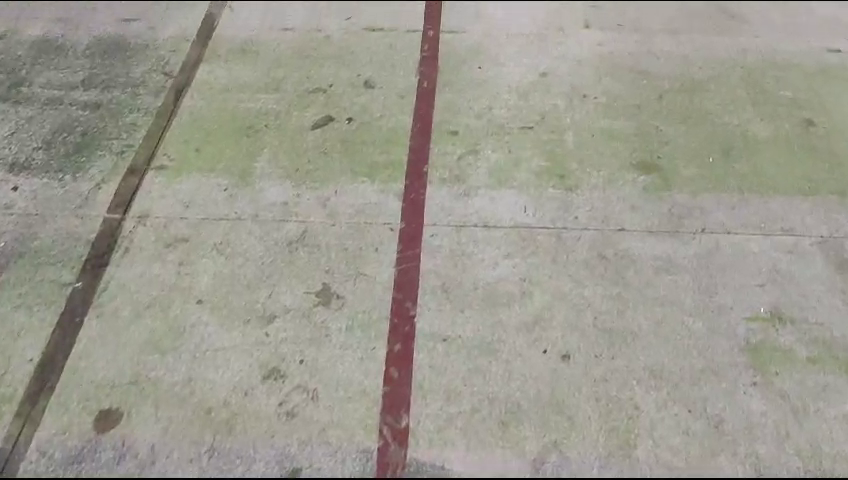
#> input picture frame 23 of LineVid.mp4, 848 x 480 px
$ python ColorPicker_RGB.py
#> lines starting #> are read from the running program, lines starting #| are printed output that depends on the picture; after the words box and inside, x2 and y2 are one past the last pixel; in counts of white or black regions, pixels touching at a corner belong together
import cv2
import numpy as np

frameWidth = 640
frameHeight = 480
cap = cv2.VideoCapture("LineVid.mp4")
cap.set(3, frameWidth)
cap.set(4, frameHeight)

def empty(a):
    pass

# Function to update the color picker values
def update_color_picker():
    r_min = cv2.getTrackbarPos("Red Min", "RGB")
    r_max = cv2.getTrackbarPos("Red Max", "RGB")
    g_min = cv2.getTrackbarPos("Green Min", "RGB")
    g_max = cv2.getTrackbarPos("Green Max", "RGB")
    b_min = cv2.getTrackbarPos("Blue Min", "RGB")
    b_max = cv2.getTrackbarPos("Blue Max", "RGB")
    lower = np.array([b_min, g_min, r_min])
    upper = np.array([b_max, g_max, r_max])
    return lower, upper

# Create the trackbars
cv2.namedWindow("RGB")
cv2.resizeWindow("RGB", 640, 480)
cv2.createTrackbar("Red Min", "RGB", 0, 255, empty)
#> slider 'Red Min' is set to 51
cv2.createTrackbar("Red Max", "RGB", 255, 255, empty)
cv2.createTrackbar("Green Min", "RGB", 0, 255, empty)
#> slider 'Green Min' is set to 51
cv2.createTrackbar("Green Max", "RGB", 255, 255, empty)
cv2.createTrackbar("Blue Min", "RGB", 0, 255, empty)
#> slider 'Blue Min' is set to 51
cv2.createTrackbar("Blue Max", "RGB", 255, 255, empty)

frameCounter = 0

while True:
    frameCounter += 1
    if cap.get(cv2.CAP_PROP_FRAME_COUNT) == frameCounter:
        cap.set(cv2.CAP_PROP_POS_FRAMES, 0)
        frameCounter = 0
    _, img = cap.read()
#> img is the input picture: shape (480, 848, 3); mean B, G, R 143.9, 154.6, 156.8

    lower, upper = update_color_picker()

    mask = cv2.inRange(img, lower, upper)
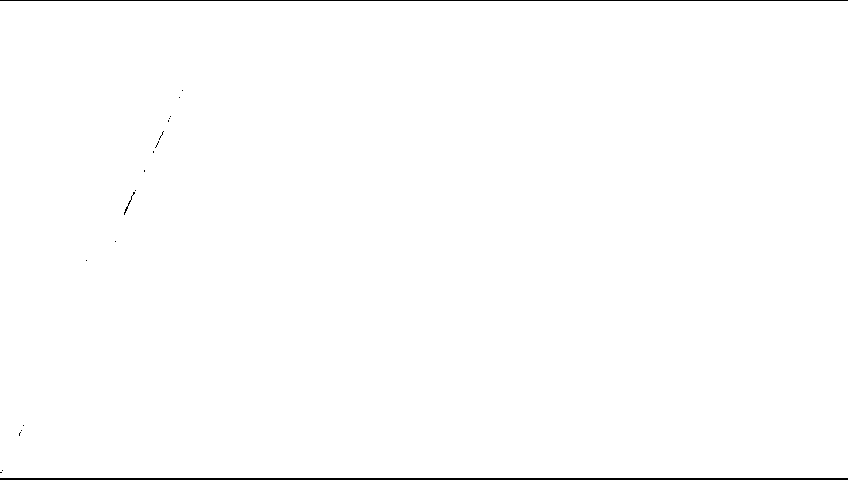
#> mask: shape (480, 848); 99.4% white; 20 black regions (17 under 20 px), largest, box (x1, y1, x2, y2) and area: (0, 478, 848, 480) 1696, (0, 0, 848, 1) 848, (124, 192, 135, 215) 32
    result = cv2.bitwise_and(img, img, mask=mask)

    mask = cv2.cvtColor(mask, cv2.COLOR_GRAY2BGR)
    hStack = np.hstack([img, mask, result])
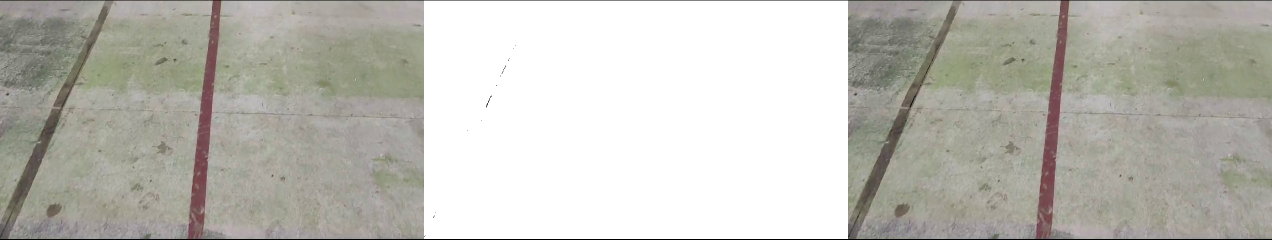
#> hStack: shape (480, 2544, 3) (shown at 1/2 size); mean B, G, R 180.4, 187.5, 189

    # Display RGB values
    cv2.putText(
        hStack,
        f"Lower: {lower}",
        (10, frameHeight - 30),
        cv2.FONT_HERSHEY_SIMPLEX,
        0.5,
        (255, 255, 255),
        1,
        cv2.LINE_AA,
    )
#> hStack: shape (480, 2544, 3); 0.06% of pixels changed, all inside (x1, y1, x2, y2) = (11, 437, 158, 456)
    cv2.putText(
        hStack,
        f"Upper: {upper}",
        (10, frameHeight - 10),
        cv2.FONT_HERSHEY_SIMPLEX,
        0.5,
        (255, 255, 255),
        1,
        cv2.LINE_AA,
    )
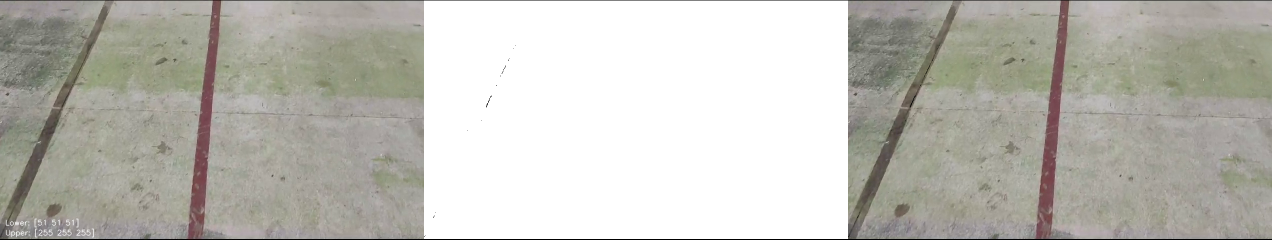
#> hStack: shape (480, 2544, 3) (shown at 1/2 size); mean B, G, R 180.5, 187.6, 189

    cv2.imshow("RGB Color Picker", hStack)

    if cv2.waitKey(1) & 0xFF == ord("q"):
#> (key q is pressed here)
        break

cap.release()
cv2.destroyAllWindows()

$ run again, starting later in the video
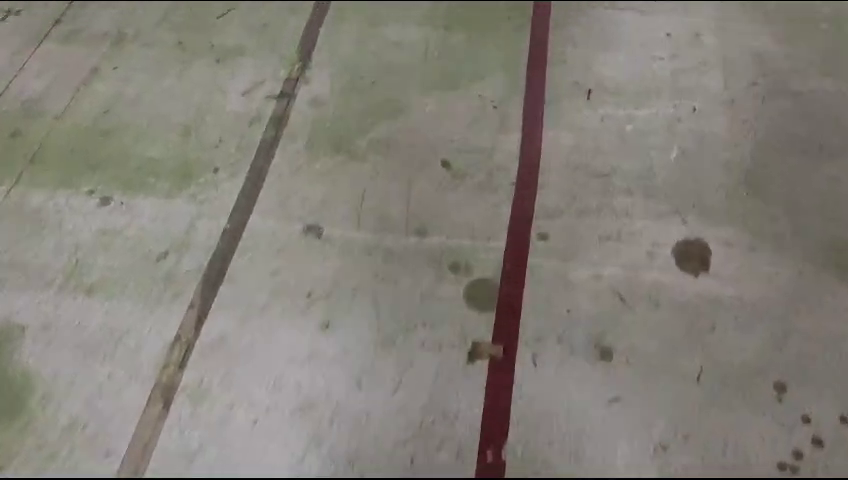
#> input picture frame 105 of LineVid.mp4, 848 x 480 px
#> img is the input picture: shape (480, 848, 3); mean B, G, R 119.5, 127.3, 131.4
#> `mask = cv2.inRange(img, lower, upper)`:
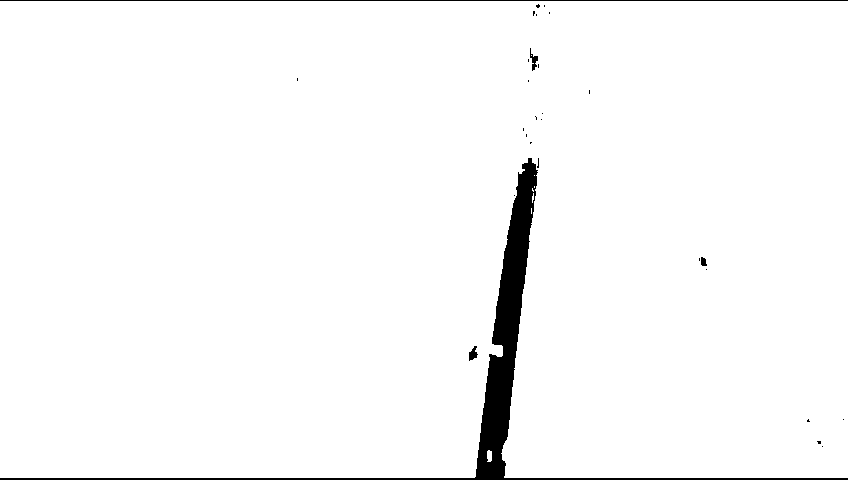
#> mask: shape (480, 848); 97.5% white; 29 black regions (24 under 20 px), largest, box (x1, y1, x2, y2) and area: (0, 158, 848, 480) 9099, (0, 0, 848, 1) 848, (469, 346, 478, 361) 79, (530, 48, 538, 71) 77, (701, 257, 707, 266) 42
#> `cv2.putText( hStack, f"Upper: {upper}", (10, frameHeight - 10), cv2.FO..`:
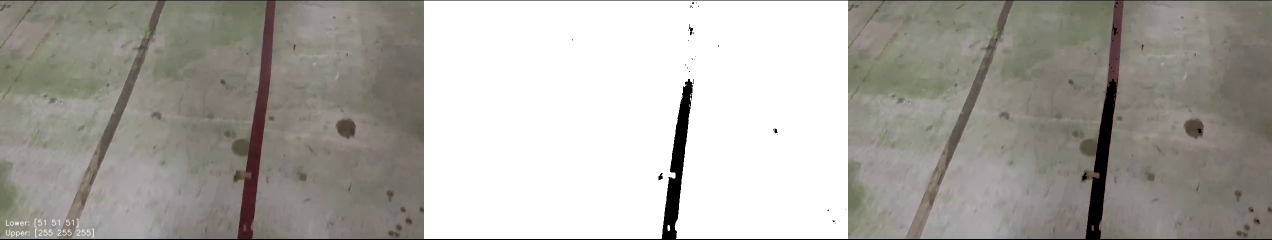
#> hStack: shape (480, 2544, 3) (shown at 1/2 size); mean B, G, R 162.4, 167.6, 170.1

$ run again, starting later in the video
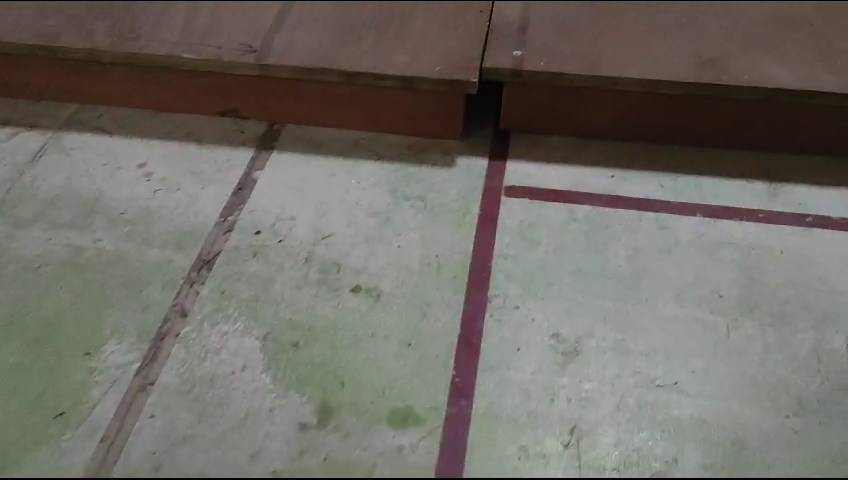
#> input picture frame 187 of LineVid.mp4, 848 x 480 px
#> img is the input picture: shape (480, 848, 3); mean B, G, R 101.7, 108, 111.9
#> `mask = cv2.inRange(img, lower, upper)`:
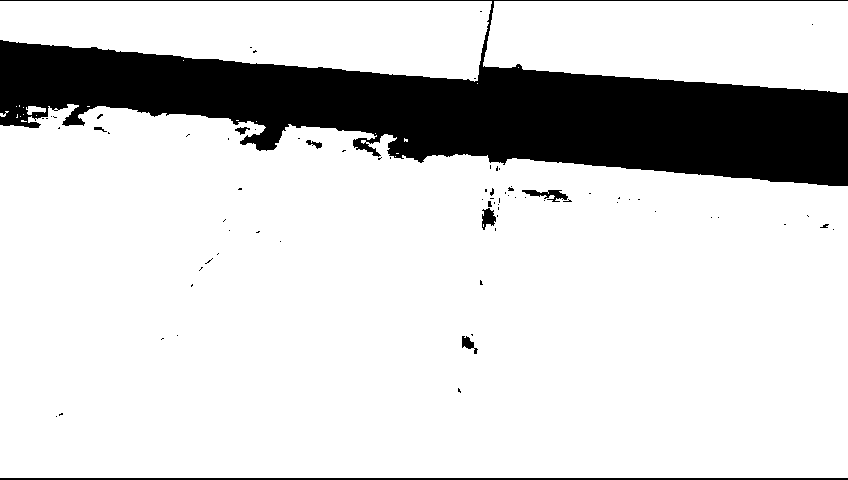
#> mask: shape (480, 848); 82.8% white; 77 black regions (67 under 20 px), largest, box (x1, y1, x2, y2) and area: (0, 0, 848, 186) 67212, (0, 478, 848, 480) 1696, (522, 190, 568, 202) 254
#> `cv2.putText( hStack, f"Upper: {upper}", (10, frameHeight - 10), cv2.FO..`:
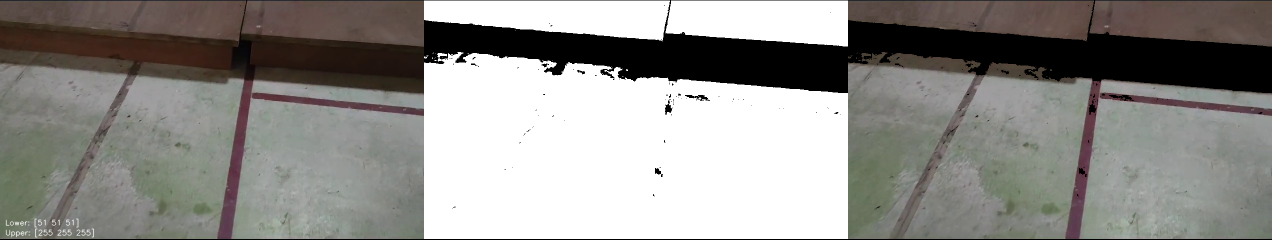
#> hStack: shape (480, 2544, 3) (shown at 1/2 size); mean B, G, R 137, 140.7, 142.4
